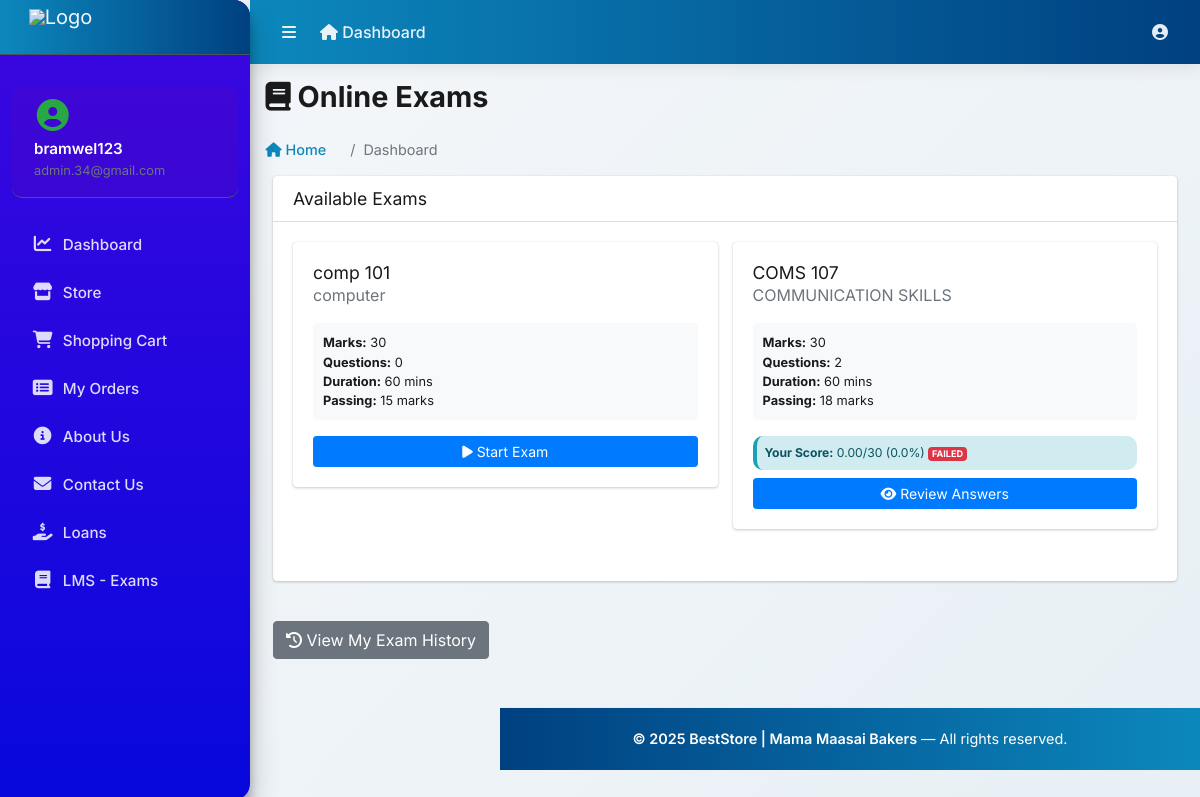
The app's page /lms/exams/ (signed in), older data.
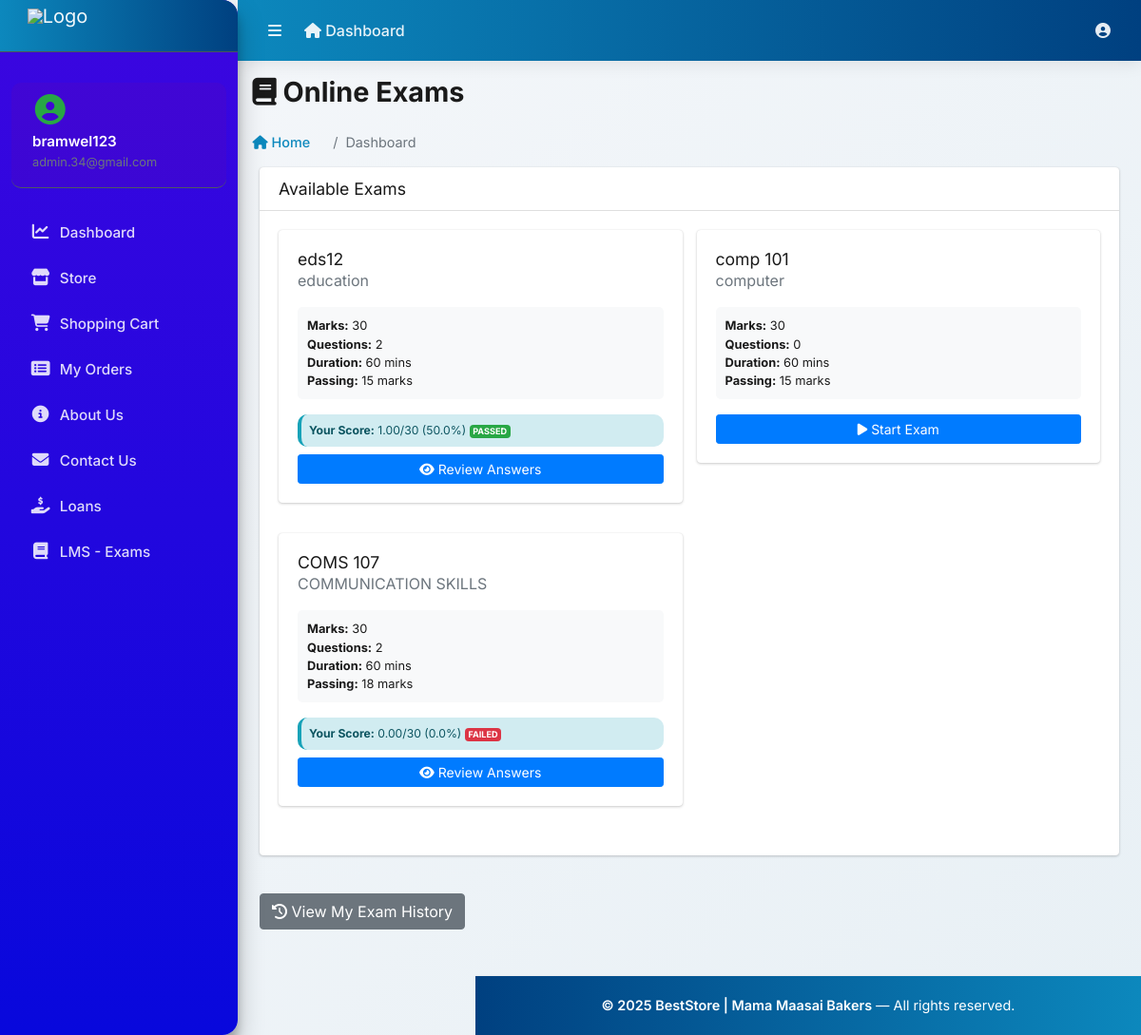
The same page, newer data.
### lms/models.py (models this page shows, shortened)
class Exam(models.Model):
    STATUS_CHOICES = [
        ('draft', 'Draft'),
        ('published', 'Published'),
        ('closed', 'Closed'),
    ]
    title = models.CharField(max_length=200)
    description = models.TextField(blank=True)
    total_marks = models.IntegerField(default=30, validators=[MinValueValidator(1)])
    duration_minutes = models.IntegerField(default=60, help_text="Exam duration in minutes")
    passing_marks = models.IntegerField(default=15, validators=[MinValueValidator(1)])
    status = models.CharField(max_length=20, choices=STATUS_CHOICES, default='draft')
    is_public = models.BooleanField(default=True, help_text="Accessible to all users")
    allowed_users = models.ManyToManyField(User, blank=True, related_name='lms_exams', help_text="If set, only these users can access")
    start_time = models.DateTimeField(null=True, blank=True, help_text="When the exam becomes available (optional)")
    end_time = models.DateTimeField(null=True, blank=True, help_text="When the exam closes (optional)")
    show_answers = models.BooleanField(default=True, help_text="Show answers after submission")
    allow_review = models.BooleanField(default=True, help_text="Allow students to review answers")
    shuffle_questions = models.BooleanField(default=False, help_text="Randomize question order")
    created_by = models.ForeignKey(User, on_delete=models.SET_NULL, null=True, related_name='created_exams')
    created_at = models.DateTimeField(auto_now_add=True)
    updated_at = models.DateTimeField(auto_now=True)
    class Meta:
        ordering = ['-created_at']
        verbose_name = 'Exam'
        verbose_name_plural = 'Exams'
    def get_question_count(self):
        return self.questions.count()

class ExamAttempt(models.Model):
    STATUS_CHOICES = [
        ('in_progress', 'In Progress'),
        ('submitted', 'Submitted'),
        ('completed', 'Completed'),
    ]
    exam = models.ForeignKey(Exam, on_delete=models.CASCADE, related_name='attempts')
    student = models.ForeignKey(User, on_delete=models.CASCADE, related_name='exam_attempts')
    status = models.CharField(max_length=20, choices=STATUS_CHOICES, default='in_progress')
    started_at = models.DateTimeField(auto_now_add=True)
    submitted_at = models.DateTimeField(null=True, blank=True)
    obtained_marks = models.DecimalField(max_digits=5, decimal_places=2, default=0, null=True, blank=True)
    percentage = models.DecimalField(max_digits=5, decimal_places=2, default=0, null=True, blank=True)
    is_passed = models.BooleanField(default=False)
    review_count = models.IntegerField(default=0, help_text="Number of times reviewed")
    last_reviewed_at = models.DateTimeField(null=True, blank=True)
    class Meta:
        ordering = ['-started_at']
        unique_together = ('exam', 'student')
        verbose_name = 'Exam Attempt'
        verbose_name_plural = 'Exam Attempts'

### lms/views.py (the view)
# urls.py: path('exams/', views.exam_list, name='exam_list'),
@login_required
def exam_list(request):
    now = timezone.now()
    exams = Exam.objects.filter(
        Q(is_public=True) | Q(allowed_users=request.user),
        status='published'
    ).distinct().order_by('-start_time')
    attempts = ExamAttempt.objects.filter(student=request.user)
    context = {
        'exams': exams,
        'attempts': attempts,
    }
    return render(request, 'lms/student/exam_list.html', context)

### carts/context_processors.py (called while the page is built)
def counter(request):
    cart_count = 0
    if 'admin' in request.path:
        return {}
    else:
        try:
            cart = Cart.objects.filter(cart_id=_cart_id(request))
            if request.user.is_authenticated:
                cart_items = CartItem.objects.all().filter(user=request.user)
            else:
                cart_items = CartItem.objects.all().filter(cart=cart[:1])
            for cart_item in cart_items:
                cart_count += cart_item.quantity
        except Cart.DoesNotExist:
            cart_count = 0
    return dict(cart_count=cart_count)

### carts/views.py (called while the page is built)
def _cart_id(request):
    cart = request.session.session_key
    if not cart:
        cart = request.session.create()
    return cart

### category/context_processors.py (called while the page is built)
def menu_links(request):
    links = Category.objects.all()
    return dict(links=links)

### lms/templates/lms/student/exam_list.html (shortened to what the changed rows need)
{% extends "base.html" %}
{% load static %}
{% block page_title %}
    <i class="fas fa-book me-2"></i> Online Exams
{% endblock %}
{% block content %}
<div class="container-fluid">
    <div class="row mb-4">
        <div class="col-md-12">
            <div class="card">
                <div class="card-body">
                    {% if exams %}
                        <div class="row">
                            {% for exam in exams %}
                                <div class="col-md-6 mb-3">
                                    <div class="card exam-card">
                                        <div class="card-body">
                                            <h6 class="card-title">{{ exam.title }}</h6>
                                            <p class="card-text text-muted">{{ exam.description|truncatewords:20 }}</p>
                                            <div class="exam-info mb-3">
                                                <small>
                                                    <div><strong>Marks:</strong> {{ exam.total_marks }}</div>
                                                    <div><strong>Questions:</strong> {{ exam.get_question_count }}</div>
                                                    <div><strong>Duration:</strong> {{ exam.duration_minutes }} mins</div>
                                                    <div><strong>Passing:</strong> {{ exam.passing_marks }} marks</div>
                                                </small>
                                            </div>
                                            {% with student_attempt=exam.attempts.all|first %}
                                                {% if student_attempt and student_attempt.status != 'in_progress' %}
                                                    <div class="alert alert-info mb-2 p-2">
                                                        <small>
                                                            <strong>Your Score:</strong> {{ student_attempt.obtained_marks }}/{{ exam.total_marks }}
                                                            ({{ student_attempt.percentage|floatformat:1 }}%)
                                                            {% if student_attempt.is_passed %}
                                                                <span class="badge badge-success">PASSED</span>
                                                            {% else %}
                                                                <span class="badge badge-danger">FAILED</span>
                                                            {% endif %}
                                                        </small>
                                                    </div>
                                                    <a href="{% url 'lms:exam_result' student_attempt.pk %}?review=1" class="btn btn-sm btn-primary btn-block">
                                                        <i class="fas fa-eye"></i> Review Answers
                                                    </a>
                                                {% else %}
                                                    <a href="{% url 'lms:exam_instructions' exam.pk %}" class="btn btn-sm btn-primary btn-block">
                                                        <i class="fas fa-play"></i> Start Exam
                                                    </a>
                                                {% endif %}
                                            {% endwith %}
                                        </div>
                                    </div>
                                </div>
                            {% endfor %}
                        </div>
                    {% else %}
                        <div class="alert alert-info">
                            <i class="fas fa-info-circle"></i> No exams available right now.
                        </div>
                    {% endif %}
                </div>
            </div>
        </div>
    </div>
</div>
{% endblock %}

Row changes from the older to the newer data that the page shows:
added Exam: title "eds12", description "education", total_marks "30", get_question_count "2", duration_minutes "60", passing_marks "15", attempts.obtained_marks "1.00", attempts.percentage "50.0", shows "PASSED"
